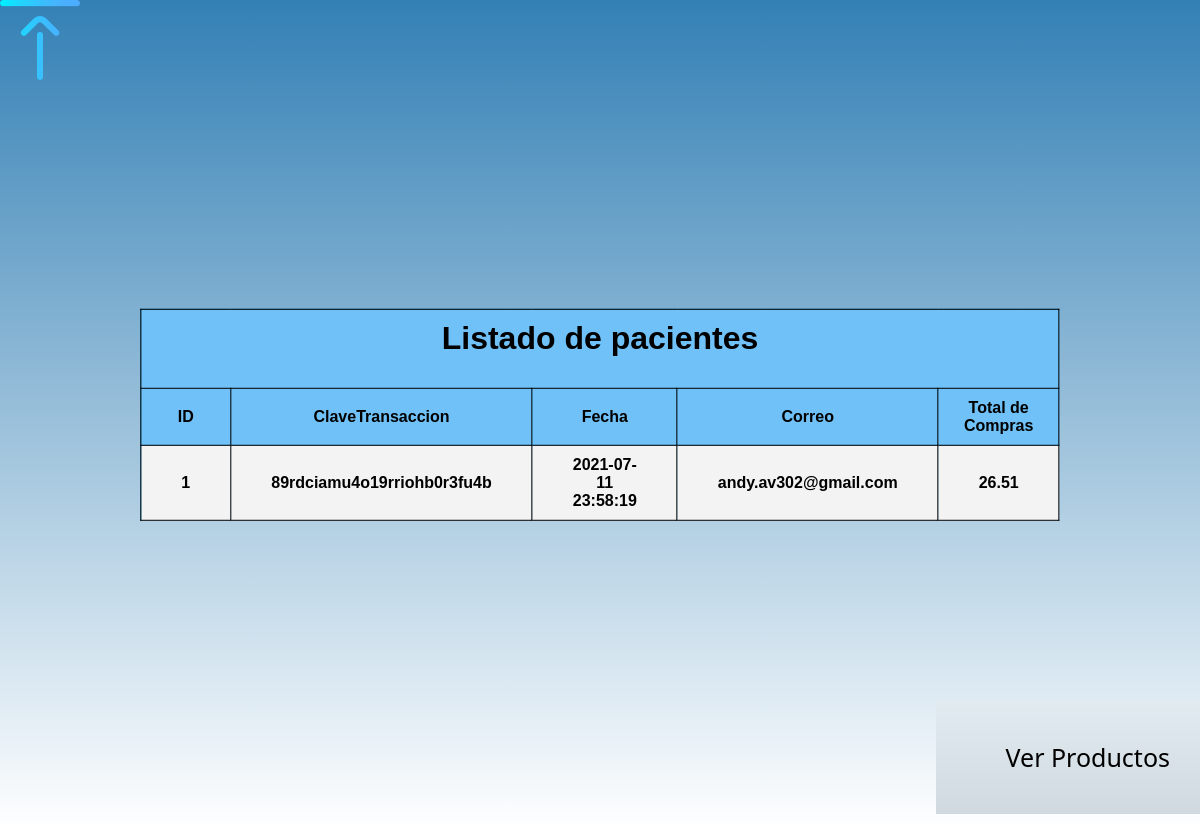
The app's page /index3.php with its own data.
### tables this page shows
CREATE TABLE `tblventas` (
  `ID` int(11) NOT NULL,
  `ClaveTransaccion` varchar(250) NOT NULL,
  `PaypalDatos` text NOT NULL,
  `Fecha` datetime NOT NULL,
  `Correo` varchar(200) NOT NULL,
  `Total` decimal(60,2) NOT NULL,
  `Status` varchar(200) NOT NULL
);

### index3.php (the view, shortened to what this page needs)
<html>
<head>
<link rel="stylesheet" href="styleee.css">
</head>
<body>
<?php include('conexion.php');?>
<a href="paginaDoctor.php"><img src="../proyecto_viernes16Actualizado/carrito/productos/volver.png" height="80"></a>
<table>
<tr><th colspan="6"><h1>Listado de pacientes</h1></th></tr>
<tr>
<th>ID</th>
<th>ClaveTransaccion</th>
<th>Fecha</th>
<th>Correo</th>
<th>Total de Compras</th>
</tr>
<?php
$sql="select * from tblventas";
$resultado=mysqli_query($conn,$sql);
while($mostrar=mysqli_fetch_array($resultado))
{
?>
<tr>
    <td><?php echo $mostrar['ID'] ?></td>
    <td><?php echo $mostrar['ClaveTransaccion'] ?></td>
    <td><?php echo $mostrar['Fecha'] ?></td>
    <td><?php echo $mostrar['Correo'] ?></td>
    <td><?php echo $mostrar['Total'] ?></td>
</tr>
<?php
}
?>
</table>
</body>
<ul class="vr">
            <li><a href="productos.php">Ver Productos</a></li>
        </ul>
</html>

### styleee.css (style rules this page uses)
body { margin:0; padding: 0; font-family: sans-serif; background: linear-gradient(to bottom,#3380B5,white); }
table { margin: 0; border-collapse: collapse; border: 1px solid black; background: #2CA0DF; top: 50%; left: 50%; position: absolute; transform: translate(-50%,-50%); }
td { padding: 10px 40px; border: 1px solid black; text-align: center; background: #f3f3f3; font-weight: bold; }
th { padding: 10px; border: 1px solid black; background-color:#70C1F7 ; }
.vr { margin-top: 700px; float: right; line-height: 70px; background-image: linear-gradient(to top, #cfd9df 0%, #e2ebf0 100%); }
.vr li a { font-family: "Segoe UI"; display: inline-block; padding: 40px 30px; line-height: normal; text-decoration: none; color:black; font-size: 25px; }
.vr li { display: inline-block; text-align:center; }

### records on screen
tblventas: ID "1", ClaveTransaccion "89rdciamu4o19rriohb0r3fu4b", Fecha "2021-07-11 23:58:19", Correo "andy.av302@gmail.com", Total "26.51"
